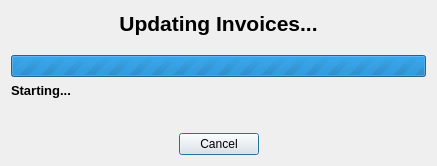
<?xml version="1.0" encoding="UTF-8"?>
<ui version="4.0">
 <class>col_InvoiceDateUpdater</class>
 <widget class="QDialog" name="col_InvoiceDateUpdater">
  <property name="geometry">
   <rect>
    <x>0</x>
    <y>0</y>
    <width>437</width>
    <height>166</height>
   </rect>
  </property>
  <property name="windowTitle">
   <string>Updating Invoices</string>
  </property>
  <layout class="QVBoxLayout" name="verticalLayout">
   <item>
    <widget class="QLabel" name="label">
     <property name="text">
      <string>&lt;html&gt;&lt;head/&gt;&lt;body&gt;&lt;p align=&quot;center&quot;&gt;&lt;span style=&quot; font-size:16pt; font-weight:600;&quot;&gt;Updating Invoices...&lt;/span&gt;&lt;br/&gt;&lt;/p&gt;&lt;/body&gt;&lt;/html&gt;</string>
     </property>
    </widget>
   </item>
   <item>
    <widget class="QProgressBar" name="progressBar">
     <property name="maximum">
      <number>0</number>
     </property>
     <property name="value">
      <number>0</number>
     </property>
     <property name="textVisible">
      <bool>false</bool>
     </property>
     <property name="format">
      <string>%p%</string>
     </property>
    </widget>
   </item>
   <item>
    <widget class="QLabel" name="lblCurrent">
     <property name="text">
      <string>&lt;html&gt;&lt;head/&gt;&lt;body&gt;&lt;p&gt;&lt;span style=&quot; font-size:10pt; font-weight:600;&quot;&gt;Starting...&lt;/span&gt;&lt;/p&gt;&lt;/body&gt;&lt;/html&gt;</string>
     </property>
    </widget>
   </item>
   <item>
    <spacer name="verticalSpacer">
     <property name="orientation">
      <enum>Qt::Vertical</enum>
     </property>
     <property name="sizeHint" stdset="0">
      <size>
       <width>20</width>
       <height>21</height>
      </size>
     </property>
    </spacer>
   </item>
   <item>
    <layout class="QHBoxLayout" name="horizontalLayout">
     <item>
      <spacer name="horizontalSpacer">
       <property name="orientation">
        <enum>Qt::Horizontal</enum>
       </property>
       <property name="sizeHint" stdset="0">
        <size>
         <width>40</width>
         <height>20</height>
        </size>
       </property>
      </spacer>
     </item>
     <item>
      <widget class="QPushButton" name="cmdCancel">
       <property name="text">
        <string>Cancel</string>
       </property>
      </widget>
     </item>
     <item>
      <spacer name="horizontalSpacer_2">
       <property name="orientation">
        <enum>Qt::Horizontal</enum>
       </property>
       <property name="sizeHint" stdset="0">
        <size>
         <width>40</width>
         <height>20</height>
        </size>
       </property>
      </spacer>
     </item>
    </layout>
   </item>
  </layout>
 </widget>
 <resources/>
 <connections/>
</ui>
